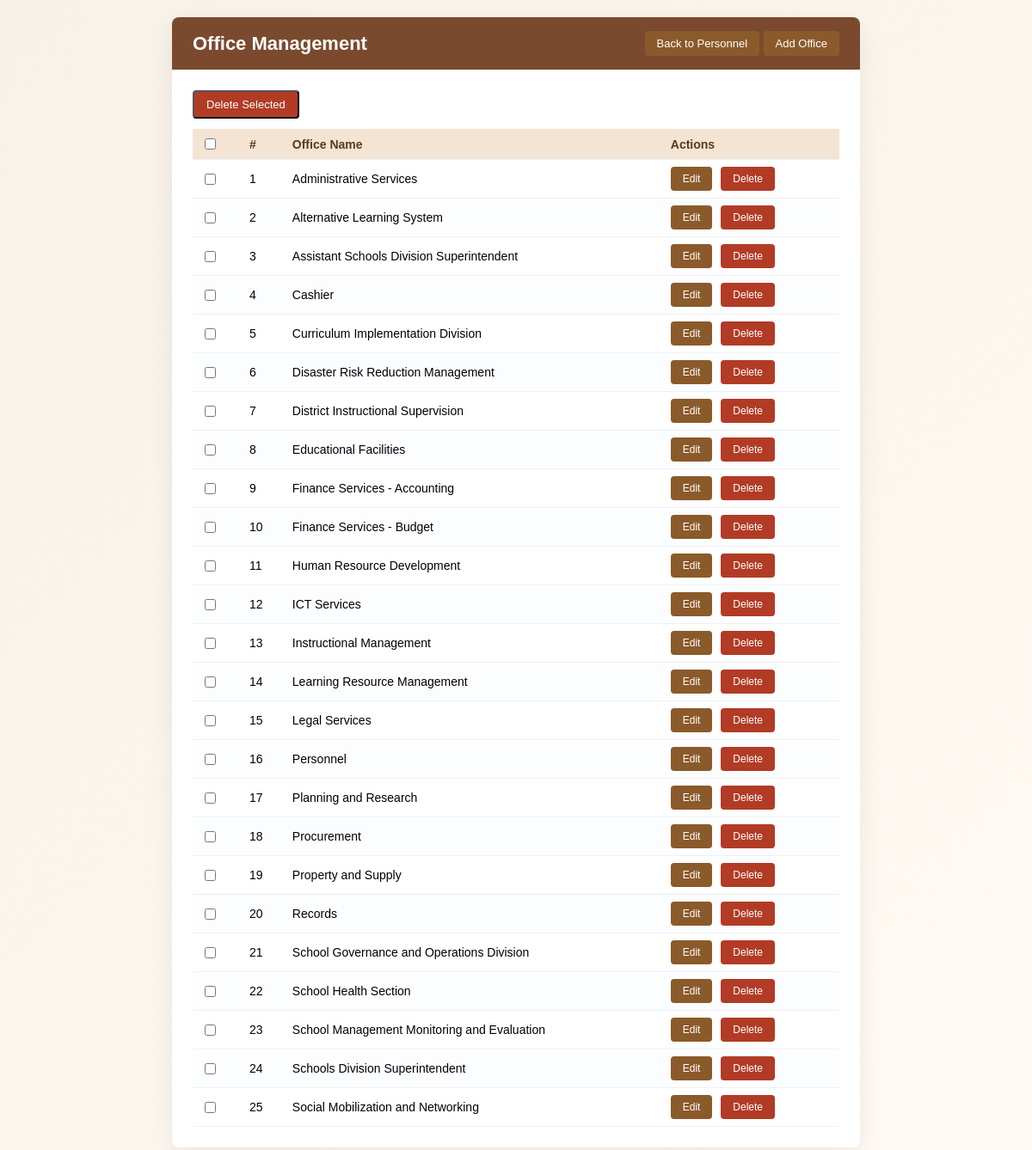
Page /offices_list.php on the committed database.
### tables this page shows
CREATE TABLE offices (
    id INT AUTO_INCREMENT PRIMARY KEY,
    office_name VARCHAR(150) NOT NULL
);

### offices_list.php (the view, shortened to what this page needs)
<?php
require_once 'db.php';
$result = $conn->query("SELECT id, office_name FROM offices ORDER BY office_name");
?>
<!DOCTYPE html>
<html lang="en">
<head>
</head>
<body>
<div class="page-wrapper">
    <div class="card">
        <div class="card-header">
            <h1>Office Management</h1>
            <div>
                <a href="personnel_list.php" class="button-link btn-secondary">Back to Personnel</a>
                <a href="office_form.php" class="button-link">Add Office</a>
            </div>
        </div>
        <div class="card-body">
            <?php if ($result && $result->num_rows > 0): ?>
                <form method="post" action="office_delete_bulk.php" onsubmit="return confirmBulkDelete('office');">
                    <div class="bulk-actions">
                        <button type="submit" class="btn btn-secondary btn-danger">Delete Selected</button>
                    </div>
                    <table>
                        <thead>
                        <tr>
                            <th><input type="checkbox" id="select_all_offices" /></th>
                            <th>#</th>
                            <th>Office Name</th>
                            <th>Actions</th>
                        </tr>
                        </thead>
                        <tbody>
                        <?php $i = 1; while ($row = $result->fetch_assoc()): ?>
                            <tr>
                                <td><input type="checkbox" name="ids[]" value="<?php echo $row['id']; ?>" class="row-check-office" /></td>
                                <td><?php echo $i++; ?></td>
                                <td><?php echo htmlspecialchars($row['office_name']); ?></td>
                                <td class="actions">
                                    <a href="office_form.php?id=<?php echo $row['id']; ?>" class="btn">Edit</a>
                                    <a href="office_delete.php?id=<?php echo $row['id']; ?>" class="btn btn-secondary" onclick="return confirm('Delete this office? It cannot be undone.');">Delete</a>
                                </td>
                            </tr>
                        <?php endwhile; ?>
                        </tbody>
                    </table>
                </form>
            <?php else: ?>
                <p class="text-muted">No offices yet. Click <strong>Add Office</strong> to create one.</p>
            <?php endif; ?>
        </div>
    </div>
</div>
</body>
</html>

### offices_list.php (style rules this page uses)
* { box-sizing: border-box; }
body { font-family: Arial, sans-serif; background: linear-gradient(135deg, #f7f1e8, #fffaf3); margin:0; padding:20px; }
.page-wrapper { max-width: 800px; margin: 0 auto; }
.card { background:#fff; border-radius:8px; box-shadow:0 10px 30px rgba(0,0,0,0.08); overflow:hidden; }
.card-header { background:#7b4a2e; color:#fff; padding:16px 24px; display:flex; justify-content:space-between; align-items:center; }
.card-header h1 { margin:0; font-size:22px; }
.card-body { padding:20px 24px 24px; }
a.button-link, .btn { display:inline-block; padding:7px 14px; background:#8b5a2b; color:#fff; text-decoration:none; border-radius:4px; font-size:13px; }
.btn-secondary { background:#b23b26; }
table { width:100%; border-collapse:collapse; margin-top:12px; }
th, td { padding:8px 10px; border-bottom:1px solid #edf0f4; font-size:14px; }
th { background:#f3e4d4; text-align:left; font-weight:600; color:#5a3a22; }
tr:nth-child(even) td { background:#fcfdff; }
.actions a { margin-right:6px; font-size:12px; }
.bulk-actions { margin-top:4px; margin-bottom:4px; }
.bulk-actions .btn-danger { background:#b23b26; }

### rows in the picture
offices: office_name "Administrative Services"
offices: office_name "Alternative Learning System"
offices: office_name "Assistant Schools Division Superintendent"
offices: office_name "Cashier"
offices: office_name "Curriculum Implementation Division"
offices: office_name "Disaster Risk Reduction Management"
offices: office_name "District Instructional Supervision"
offices: office_name "Educational Facilities"
offices: office_name "Finance Services - Accounting"
offices: office_name "Finance Services - Budget"
offices: office_name "Human Resource Development"
offices: office_name "ICT Services"
offices: office_name "Instructional Management"
offices: office_name "Learning Resource Management"
offices: office_name "Legal Services"
offices: office_name "Personnel"
offices: office_name "Planning and Research"
offices: office_name "Procurement"
offices: office_name "Property and Supply"
offices: office_name "Records"
offices: office_name "School Governance and Operations Division"
offices: office_name "School Health Section"
offices: office_name "School Management Monitoring and Evaluation"
offices: office_name "Schools Division Superintendent"
offices: office_name "Social Mobilization and Networking"
